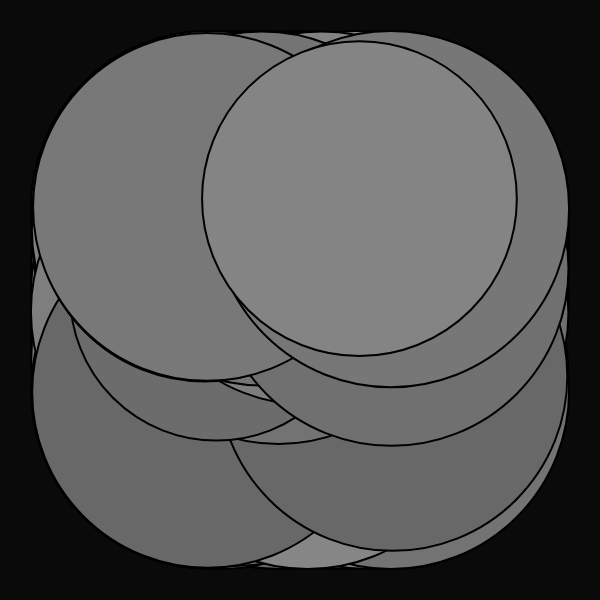
Frame 1 (no input)
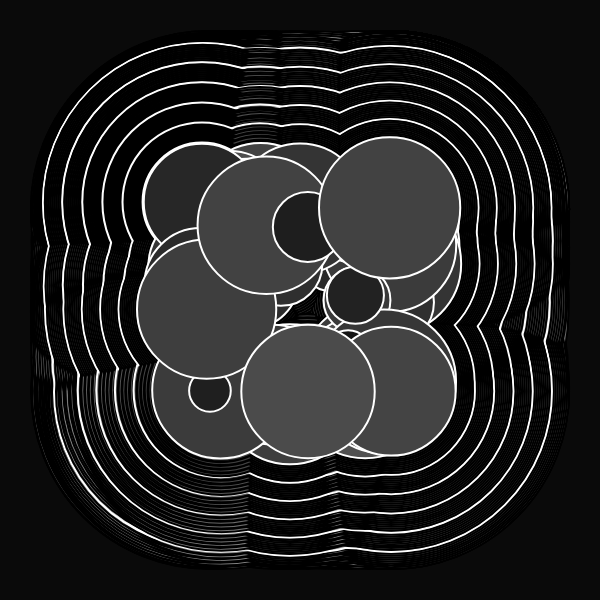
Frame 60 (no input)
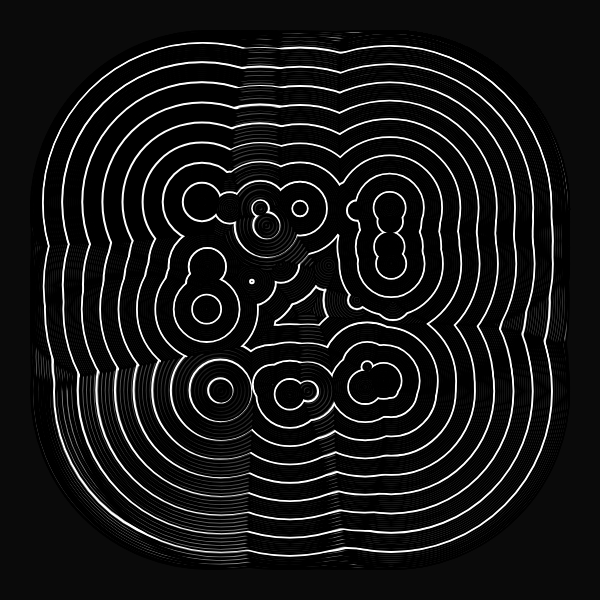
Frame 120 (the mouse pressed at the canvas centre since frame 60)

The p5.js sketch that drew these frames (run headless with seeded random() and noise() and a simulated clock; from frame 60 on, the mouse is pressed at the canvas centre):

// p5.js sketch
// ── sketch.js
//inspo from Fiona 

let moverSystems = [];
let num = 10;
let cells, cols, rows;
let offset, margin;
let cellW, cellH;
let bg;
let graphics;



function setup() {
  w = 600;
  var canvas;
    if(windowWidth>=600 && windowHeight >=600){
      canvas = createCanvas(600, 600);
    }
    else{
      canvas = createCanvas(windowWidth, windowHeight - 100);
    }

  var x = (windowWidth - width) / 2;
  var y = (windowHeight - height) / 2;

  canvas.position(x, y);
  background(0);
  noStroke();

  graphics = createGraphics(width, height);
  graphics.colorMode(HSB, 360, 100, 100, 100);

  cells = 1
  cols = cells;
  rows = cells;
  offset = width / 5;
  margin = offset / 5;
  cellW = (width - offset * 2 - margin * (cols - 1)) / cols;
  cellH = (height - offset * 2 - margin * (rows - 1)) / rows;
  

  for (let j = 0; j < rows; j++) {
    for (let i = 0; i < cols; i++) {
      let x = map(i, 0, cols, offset, width - offset + margin);
      let y = map(j, 0, rows, offset, width - offset + margin);
      let b = new Bound(x, y, cellW, cellH);
      moverSystems.push(new MoverSystem(b, int(random(10, 20))*map(cells,2,7,10,5), cellW/2, cellW/8));
      moverSystems[i].render();
    }
  }
  background(10);
  image(graphics,0,0);

}


function draw(){
  rectMode(CENTER)
  for (let ms of moverSystems) {
    ms.update();
    ms.render();
  }
  if(frameCount >300){
    noLoop();
  }
}

class Mover {
  constructor(x, y, d, c1, c2) {
    this.pos = createVector(x, y);
    this.noiseScale = createVector(200,-500,400);
    this.d = d;
    this.dLife = d/random(100);
    this.maxD = this.d;
    this.c1 = c1;
    this.c2 = c2;
  }
  update() {
    let n = map(noise(this.pos.x / this.noiseScale.x, this.pos.y / this.noiseScale.y), 0, 1, 600, -200);
    let vel = createVector(sin(n), sin(n));
    this.pos.add(vel);
    this.d -= this.dLife;
    this.d = constrain(this.d, 0, this.maxD);
  }
  render() {
    colorMode(RGB);
    let c = lerpColor(color(this.c1), color(this.c2 + 100), this.d/this.maxD);
    let cLine = lerpColor(color(this.c1), color(this.c2), this.d/this.maxD - 100);

    fill(c, 15);
    strokeWeight(2)
    stroke(0)
    if(frameCount%10 == 0){
      stroke(255);
    }
    ellipse(this.pos.x, this.pos.y, this.d*2, this.d*2);
  }
}

class MoverSystem {
  constructor(b, n, d, p) {
    this.movers = [];
    this.b = b;
    this.n = n;
    this.d = d;
    this.p = p;
    for (let i = 0; i < this.n; i++) {
      let c1 = random(p);
      let c2 = c1;
      while (c1 == c2) {
        c2 = random(p);
      }
      this.movers.push(new Mover(random(this.b.x, this.b.x + this.b.w), random(this.b.y, this.b.y + this.b.h), this.d, c1, c2));
    }
  }
  update() {
    for (let m of this.movers) {
      m.update();
      this.b.checkBound(m);
    }
  }
  render() {
    for (let m of this.movers) {
      m.render();
    }
  }
}



class Bound {
  constructor(x, y, w, h) {
    this.x = x;
    this.y = y;
    this.w = w;
    this.h = h;
  }
  checkBound(m) {
    if (m.pos.x - m.d / 2 < this.x) m.pos.x = this.x + m.d / 2;
    if (m.pos.x + m.d / 2 > this.x + this.w) m.pos.x = this.x + this.w - m.d / 2;
    if (m.pos.y - m.d / 2 < this.y) m.pos.y = this.y + m.d / 2;
    if (m.pos.y + m.d / 2 > this.y + this.h) m.pos.y = this.y + this.h - m.d / 2;
  }
  render() {
    //noFill();
    ellipse(this.x, this.y, this.w, this.h);
  }
}
